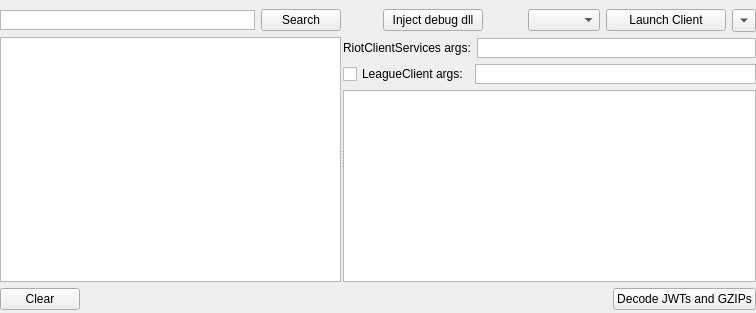
      <widget class="QWidget" name="tab_start">
       <attribute name="title">
        <string>Start</string>
       </attribute>
       <layout class="QHBoxLayout" name="horizontalLayout_24">
        <property name="leftMargin">
         <number>0</number>
        </property>
        <property name="topMargin">
         <number>3</number>
        </property>
        <property name="rightMargin">
         <number>0</number>
        </property>
        <property name="bottomMargin">
         <number>0</number>
        </property>
        <item>
         <widget class="QSplitter" name="allSplitter">
          <property name="orientation">
           <enum>Qt::Horizontal</enum>
          </property>
          <property name="opaqueResize">
           <bool>true</bool>
          </property>
          <property name="handleWidth">
           <number>2</number>
          </property>
          <property name="childrenCollapsible">
           <bool>false</bool>
          </property>
          <widget class="QWidget" name="verticalLayoutWidget_12">
           <layout class="QVBoxLayout" name="verticalLayout_15">
            <property name="leftMargin">
             <number>0</number>
            </property>
            <property name="topMargin">
             <number>6</number>
            </property>
            <property name="rightMargin">
             <number>0</number>
            </property>
            <property name="bottomMargin">
             <number>3</number>
            </property>
            <item>
             <layout class="QHBoxLayout" name="horizontalLayout_22">
              <item>
               <widget class="QTextEdit" name="allTextSearch">
                <property name="sizePolicy">
                 <sizepolicy hsizetype="Expanding" vsizetype="Minimum">
                  <horstretch>0</horstretch>
                  <verstretch>0</verstretch>
                 </sizepolicy>
                </property>
                <property name="maximumSize">
                 <size>
                  <width>16777215</width>
                  <height>20</height>
                 </size>
                </property>
                <property name="inputMethodHints">
                 <set>Qt::ImhNone</set>
                </property>
                <property name="verticalScrollBarPolicy">
                 <enum>Qt::ScrollBarAlwaysOff</enum>
                </property>
                <property name="horizontalScrollBarPolicy">
                 <enum>Qt::ScrollBarAlwaysOff</enum>
                </property>
                <property name="lineWrapMode">
                 <enum>QTextEdit::NoWrap</enum>
                </property>
                <property name="acceptRichText">
                 <bool>false</bool>
                </property>
               </widget>
              </item>
              <item>
               <widget class="QPushButton" name="allButtonSearch">
                <property name="text">
                 <string>Search</string>
                </property>
                <property name="flat">
                 <bool>false</bool>
                </property>
               </widget>
              </item>
             </layout>
            </item>
            <item>
             <widget class="QListWidget" name="allList"/>
            </item>
            <item>
             <layout class="QHBoxLayout" name="horizontalLayout_21">
              <property name="topMargin">
               <number>0</number>
              </property>
              <property name="bottomMargin">
               <number>0</number>
              </property>
              <item>
               <widget class="QPushButton" name="allButtonClear">
                <property name="text">
                 <string>Clear</string>
                </property>
               </widget>
              </item>
              <item>
               <spacer name="horizontalSpacer_5">
                <property name="orientation">
                 <enum>Qt::Horizontal</enum>
                </property>
                <property name="sizeHint" stdset="0">
                 <size>
                  <width>40</width>
                  <height>20</height>
                 </size>
                </property>
               </spacer>
              </item>
             </layout>
            </item>
           </layout>
          </widget>
          <widget class="QWidget" name="verticalLayoutWidget_11">
           <layout class="QVBoxLayout" name="verticalLayout_14">
            <property name="leftMargin">
             <number>0</number>
            </property>
            <property name="topMargin">
             <number>6</number>
            </property>
            <property name="rightMargin">
             <number>0</number>
            </property>
            <property name="bottomMargin">
             <number>3</number>
            </property>
            <item>
             <layout class="QHBoxLayout" name="horizontalLayout_23">
              <item>
               <spacer name="horizontalSpacer_7">
                <property name="orientation">
                 <enum>Qt::Horizontal</enum>
                </property>
                <property name="sizeType">
                 <enum>QSizePolicy::Minimum</enum>
                </property>
                <property name="sizeHint" stdset="0">
                 <size>
                  <width>40</width>
                  <height>20</height>
                 </size>
                </property>
               </spacer>
              </item>
              <item>
               <widget class="QPushButton" name="allButtonInject">
                <property name="minimumSize">
                 <size>
                  <width>100</width>
                  <height>0</height>
                 </size>
                </property>
                <property name="text">
                 <string>Inject debug dll</string>
                </property>
               </widget>
              </item>
              <item>
               <spacer name="horizontalSpacer_6">
                <property name="orientation">
                 <enum>Qt::Horizontal</enum>
                </property>
                <property name="sizeHint" stdset="0">
                 <size>
                  <width>40</width>
                  <height>20</height>
                 </size>
                </property>
               </spacer>
              </item>
              <item>
               <widget class="QComboBox" name="allRegions">
                <property name="sizePolicy">
                 <sizepolicy hsizetype="Minimum" vsizetype="Fixed">
                  <horstretch>0</horstretch>
                  <verstretch>0</verstretch>
                 </sizepolicy>
                </property>
                <property name="maximumSize">
                 <size>
                  <width>100</width>
                  <height>16777215</height>
                 </size>
                </property>
               </widget>
              </item>
              <item>
               <widget class="QPushButton" name="allLaunchLeague">
                <property name="sizePolicy">
                 <sizepolicy hsizetype="Preferred" vsizetype="Fixed">
                  <horstretch>0</horstretch>
                  <verstretch>0</verstretch>
                 </sizepolicy>
                </property>
                <property name="minimumSize">
                 <size>
                  <width>120</width>
                  <height>0</height>
                 </size>
                </property>
                <property name="text">
                 <string>Launch Client</string>
                </property>
               </widget>
              </item>
              <item>
               <widget class="QToolButton" name="allButtonTool">
                <property name="text">
                 <string>...</string>
                </property>
                <property name="popupMode">
                 <enum>QToolButton::DelayedPopup</enum>
                </property>
                <property name="toolButtonStyle">
                 <enum>Qt::ToolButtonIconOnly</enum>
                </property>
                <property name="autoRaise">
                 <bool>false</bool>
                </property>
                <property name="arrowType">
                 <enum>Qt::DownArrow</enum>
                </property>
               </widget>
              </item>
             </layout>
            </item>
            <item>
             <layout class="QHBoxLayout" name="horizontalLayout_32">
              <item>
               <widget class="QLabel" name="allLabelRC">
                <property name="text">
                 <string>RiotClientServices args:</string>
                </property>
               </widget>
              </item>
              <item>
               <widget class="QTextEdit" name="allTextRCArgs">
                <property name="sizePolicy">
                 <sizepolicy hsizetype="Expanding" vsizetype="Minimum">
                  <horstretch>0</horstretch>
                  <verstretch>0</verstretch>
                 </sizepolicy>
                </property>
                <property name="minimumSize">
                 <size>
                  <width>0</width>
                  <height>20</height>
                 </size>
                </property>
                <property name="maximumSize">
                 <size>
                  <width>16777215</width>
                  <height>20</height>
                 </size>
                </property>
                <property name="inputMethodHints">
                 <set>Qt::ImhNone</set>
                </property>
                <property name="verticalScrollBarPolicy">
                 <enum>Qt::ScrollBarAlwaysOff</enum>
                </property>
                <property name="horizontalScrollBarPolicy">
                 <enum>Qt::ScrollBarAlwaysOff</enum>
                </property>
                <property name="lineWrapMode">
                 <enum>QTextEdit::NoWrap</enum>
                </property>
                <property name="acceptRichText">
                 <bool>false</bool>
                </property>
               </widget>
              </item>
             </layout>
            </item>
            <item>
             <layout class="QHBoxLayout" name="horizontalLayout_33">
              <item>
               <widget class="QCheckBox" name="allCheckboxLC">
                <property name="text">
                 <string>LeagueClient args:</string>
                </property>
               </widget>
              </item>
              <item>
               <widget class="QTextEdit" name="allTextLCArgs">
                <property name="sizePolicy">
                 <sizepolicy hsizetype="Expanding" vsizetype="Minimum">
                  <horstretch>0</horstretch>
                  <verstretch>0</verstretch>
                 </sizepolicy>
                </property>
                <property name="maximumSize">
                 <size>
                  <width>16777215</width>
                  <height>20</height>
                 </size>
                </property>
                <property name="inputMethodHints">
                 <set>Qt::ImhNone</set>
                </property>
                <property name="verticalScrollBarPolicy">
                 <enum>Qt::ScrollBarAlwaysOff</enum>
                </property>
                <property name="horizontalScrollBarPolicy">
                 <enum>Qt::ScrollBarAlwaysOff</enum>
                </property>
                <property name="lineWrapMode">
                 <enum>QTextEdit::NoWrap</enum>
                </property>
                <property name="acceptRichText">
                 <bool>false</bool>
                </property>
               </widget>
              </item>
             </layout>
            </item>
            <item>
             <widget class="QTextEdit" name="allView">
              <property name="lineWrapMode">
               <enum>QTextEdit::NoWrap</enum>
              </property>
              <property name="acceptRichText">
               <bool>false</bool>
              </property>
             </widget>
            </item>
            <item>
             <layout class="QHBoxLayout" name="horizontalLayout_30">
              <item>
               <spacer name="horizontalSpacer_11">
                <property name="orientation">
                 <enum>Qt::Horizontal</enum>
                </property>
                <property name="sizeHint" stdset="0">
                 <size>
                  <width>40</width>
                  <height>20</height>
                 </size>
                </property>
               </spacer>
              </item>
              <item>
               <widget class="QPushButton" name="allButtonDecodeJWTs">
                <property name="minimumSize">
                 <size>
                  <width>100</width>
                  <height>0</height>
                 </size>
                </property>
                <property name="text">
                 <string>Decode JWTs and GZIPs</string>
                </property>
               </widget>
              </item>
             </layout>
            </item>
           </layout>
          </widget>
         </widget>
        </item>
       </layout>
      </widget>
